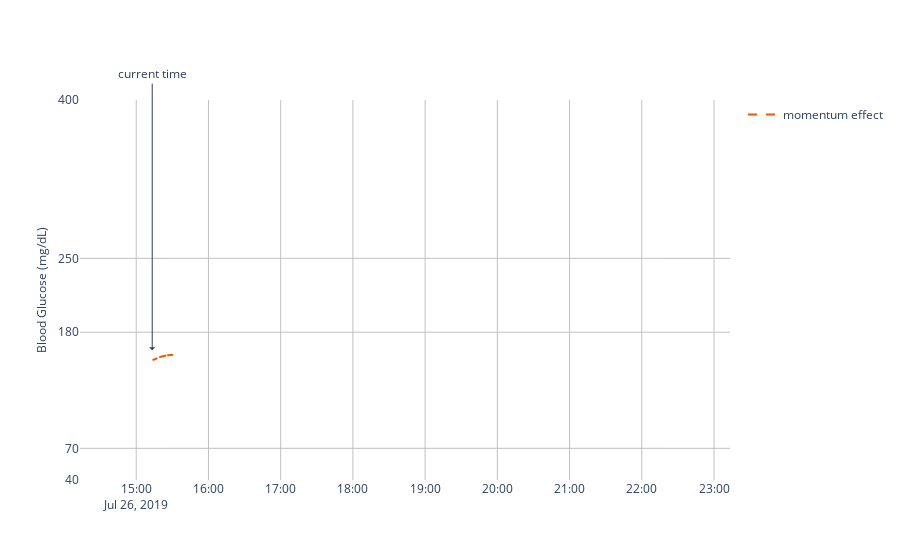

Write notebook code for a chart like this one.
### Markdown cell above
## Momentum Effect

### Code cell
momentum_predicted_glucose_dates, momentum_predicted_glucose_values = predict_glucose(
    starting_date, starting_glucose,
    momentum_dates=recommendations.get("momentum_effect_dates"),
    momentum_values=recommendations.get("momentum_effect_values")
)

momentum_effect_trace = go.Scattergl(
    name="momentum effect",
    x=momentum_predicted_glucose_dates,
    y=momentum_predicted_glucose_values,
    hoverinfo="y+name",
    mode='lines',
    line=dict(
        color="#eb5905",
        dash="dash",
    )
)

fig = go.Figure(data=[momentum_effect_trace], layout=layout)
fig

### Figure 1 — Plotly figure (JSON) as saved in the notebook; plotly's stock layout.template omitted (floating-point values rounded to 4 significant figures)
{"data": [{"hoverinfo": "y+name", "line": {"color": "#eb5905", "dash": "dash"}, "mode": "lines", "name": "momentum effect", "type": "scattergl", "x": ["2019-07-26T15:12:46+00:00", "2019-07-26T15:15:00+00:00", "2019-07-26T15:20:00+00:00", "2019-07-26T15:25:00+00:00", "2019-07-26T15:30:00+00:00"], "y": [153.0, 154.2, 156.6, 158.0, 158.6]}], "layout": {"annotations": [{"arrowhead": 1, "ax": 0, "ay": 425, "ayref": "y", "showarrow": true, "text": "current time", "x": "2019-07-26T15:13:17+00:00", "xref": "x", "y": 163.0, "yref": "y"}], "autosize": true, "dragmode": "pan", "hovermode": "x", "plot_bgcolor": "white", "showlegend": true, "xaxis": {"gridcolor": "#c0c0c0", "range": ["2019-07-26T14:13:17+00:00", "2019-07-26T23:13:17+00:00"], "showgrid": true, "type": "date"}, "yaxis": {"fixedrange": true, "gridcolor": "#c0c0c0", "hoverformat": ".0f", "range": [40, 400], "showgrid": true, "tickvals": [-100, 40, 70, 180, 250, 400], "title": {"font": {"size": 12}, "text": "Blood Glucose (mg/dL)"}, "type": "linear", "zeroline": false}}}
